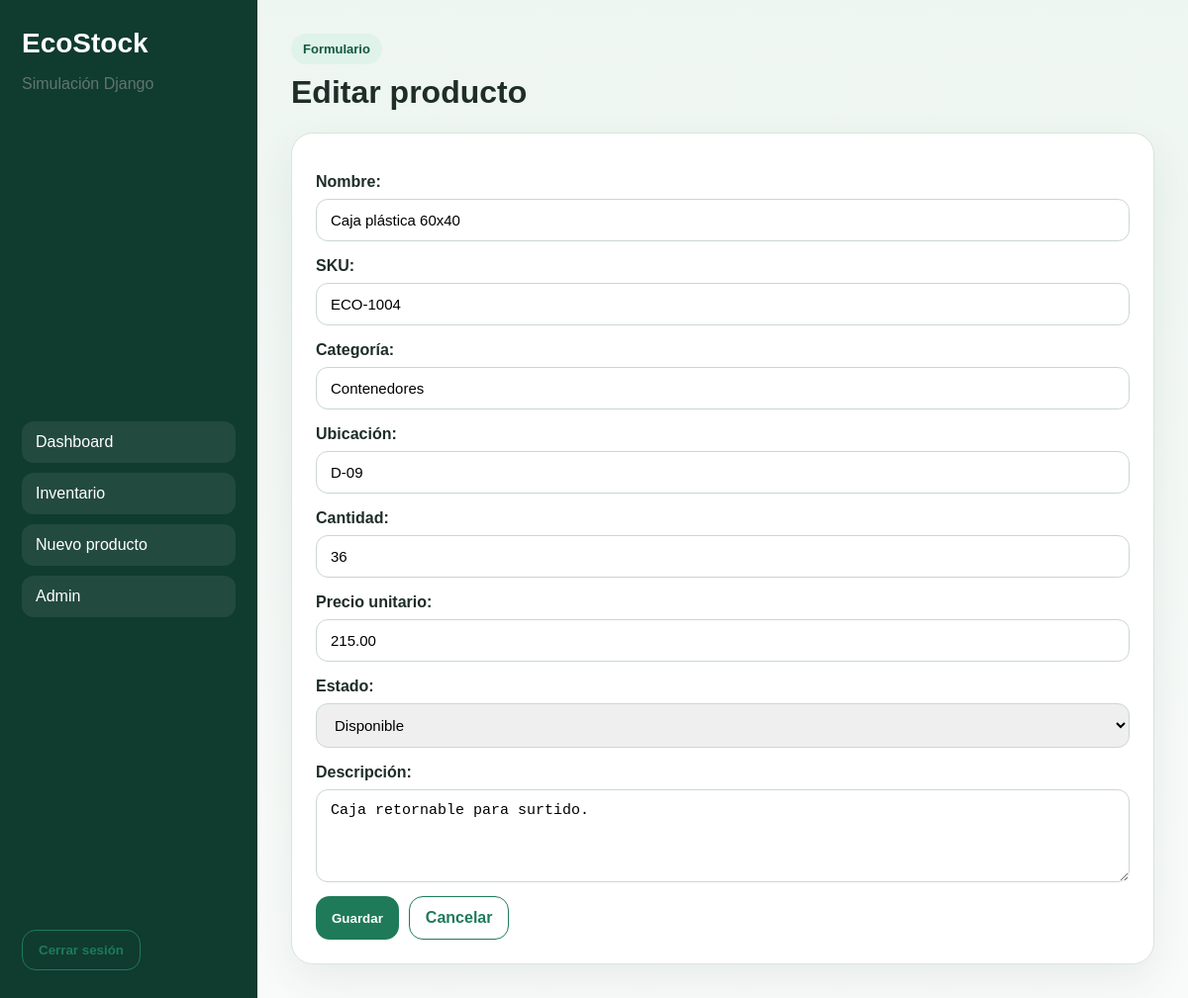
Screenshot of /productos/4/editar/ (signed in) with the database file from the repository.
### inventory/models.py (models this page shows, shortened)
class Product(models.Model):
    STATUS_CHOICES = [
        ("Disponible", "Disponible"),
        ("Bajo stock", "Bajo stock"),
        ("Agotado", "Agotado"),
    ]
    name = models.CharField("Nombre", max_length=120)
    sku = models.CharField("SKU", max_length=30, unique=True)
    category = models.CharField("Categoría", max_length=60)
    location = models.CharField("Ubicación", max_length=80)
    quantity = models.PositiveIntegerField("Cantidad", default=0)
    unit_price = models.DecimalField("Precio unitario", max_digits=10, decimal_places=2, default=0)
    status = models.CharField("Estado", max_length=20, choices=STATUS_CHOICES, default="Disponible")
    description = models.TextField("Descripción", blank=True)
    created_at = models.DateTimeField("Creado", auto_now_add=True)
    updated_at = models.DateTimeField("Actualizado", auto_now=True)
    class Meta:
        ordering = ["name"]
        verbose_name = "Producto"
        verbose_name_plural = "Productos"

### inventory/views.py (the view)
# urls.py: path("productos/<int:pk>/editar/", product_update, name="product_update"),
@login_required
def product_update(request, pk):
    product = get_object_or_404(Product, pk=pk)
    form = ProductForm(request.POST or None, instance=product)
    if request.method == "POST" and form.is_valid():
        form.save()
        messages.success(request, "Producto actualizado correctamente.")
        return redirect("product_list")
    return render(request, "inventory/product_form.html", {"form": form, "title": "Editar producto", "product": product})

### inventory/forms.py
class ProductForm(forms.ModelForm):
    class Meta:
        model = Product
        fields = [
            "name",
            "sku",
            "category",
            "location",
            "quantity",
            "unit_price",
            "status",
            "description",
        ]
        widgets = {
            "description": forms.Textarea(attrs={"rows": 4}),
        }

### templates/inventory/product_form.html (shortened to what this page needs)
{% extends 'base.html' %}
{% block content %}
<section class="page-header">
  <span class="badge">Formulario</span>
  <h2>{{ title }}</h2>
</section>
<form method="post" class="card form-grid">
  {{ form.as_p }}
  <div class="form-actions">
    <button class="btn" type="submit">Guardar</button>
    <a class="btn btn-outline" href="/productos/">Cancelar</a>
  </div>
</form>
{% endblock %}

### static/css/styles.css (style rules this page uses)
:root { --bg: #f4f8f6; --card: #ffffff; --line: #d8e5de; --text: #1f2d29; --muted: #61756e; --primary: #1f7a5a; --primary-dark: #155741; --danger: #b42318; --shadow: 0 16px 40px rgba(26, 60, 46, 0.08); }
* { box-sizing: border-box; }
body { margin: 0; font-family: Arial, Helvetica, sans-serif; background: linear-gradient(180deg, #eef6f1 0%, #f9fbfa 100%); color: var(--text); }
a { text-decoration: none; }
.card { background: var(--card); border: 1px solid var(--line); border-radius: 22px; box-shadow: var(--shadow); padding: 24px; }
.badge { display: inline-block; background: #dff3ea; color: var(--primary-dark); padding: 8px 12px; border-radius: 999px; font-size: 13px; font-weight: 700; }
.btn { border: none; border-radius: 14px; background: var(--primary); color: white; padding: 12px 16px; font-weight: 700; cursor: pointer; display: inline-block; }
.btn-outline { background: transparent; color: var(--primary); border: 1px solid var(--primary); }
.field, form p { display: grid; gap: 8px; margin-bottom: 14px; }
input, select, textarea { width: 100%; padding: 12px 14px; border-radius: 12px; border: 1px solid #cad7d1; font-size: 15px; }
label { font-weight: 700; }
.page-header { margin-bottom: 22px; }
.page-header h2 { margin: 10px 0 6px; font-size: 32px; }
.form-grid p { margin-bottom: 12px; }
.form-actions { display: flex; gap: 10px; margin-top: 14px; }

### rows the page displays
Product: name "Caja plástica 60x40", sku "ECO-1004", category "Contenedores", location "D-09", quantity "36", unit_price "215.00", status "Disponible", description "Caja retornable para surtido."

### other values shown
{{ title }} "Editar producto"
